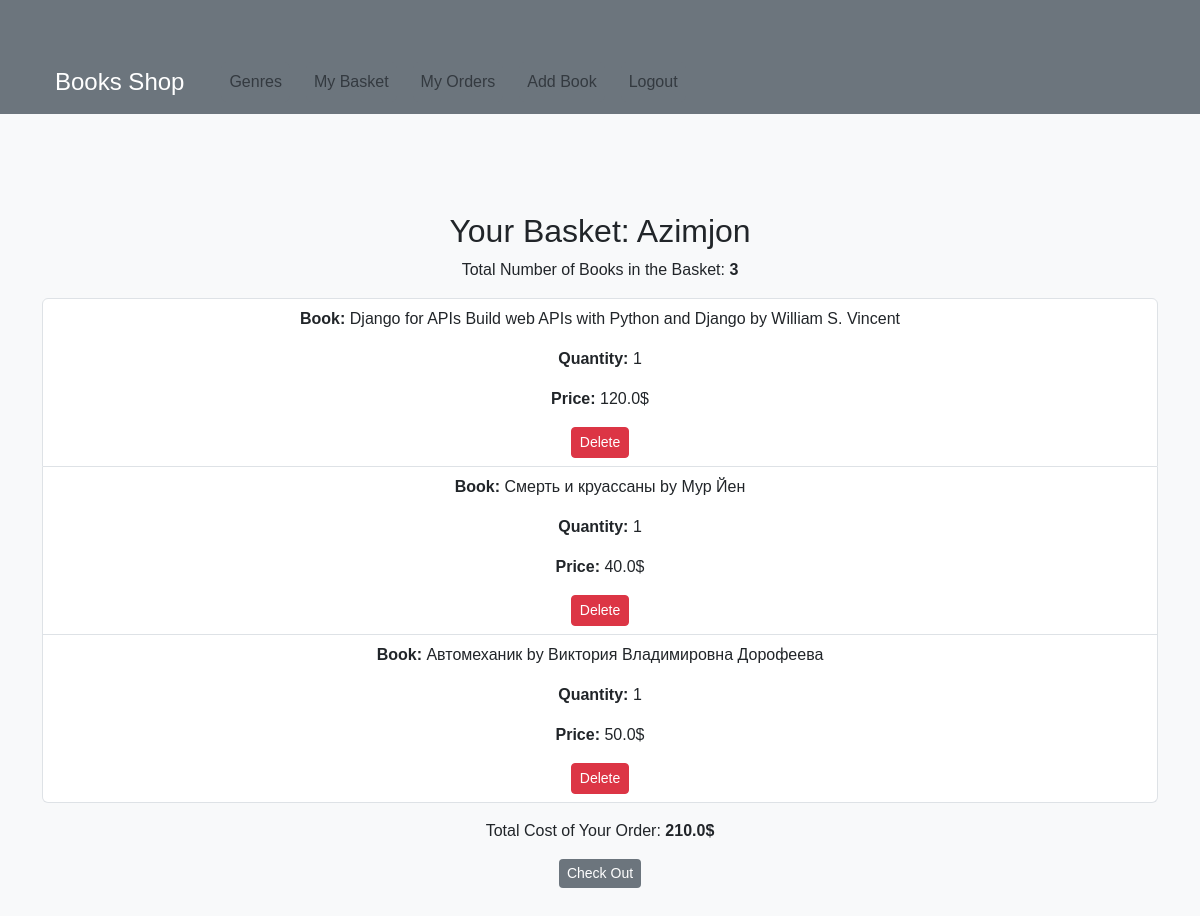
/basket/ (signed in), run on an earlier commit of the app's database.
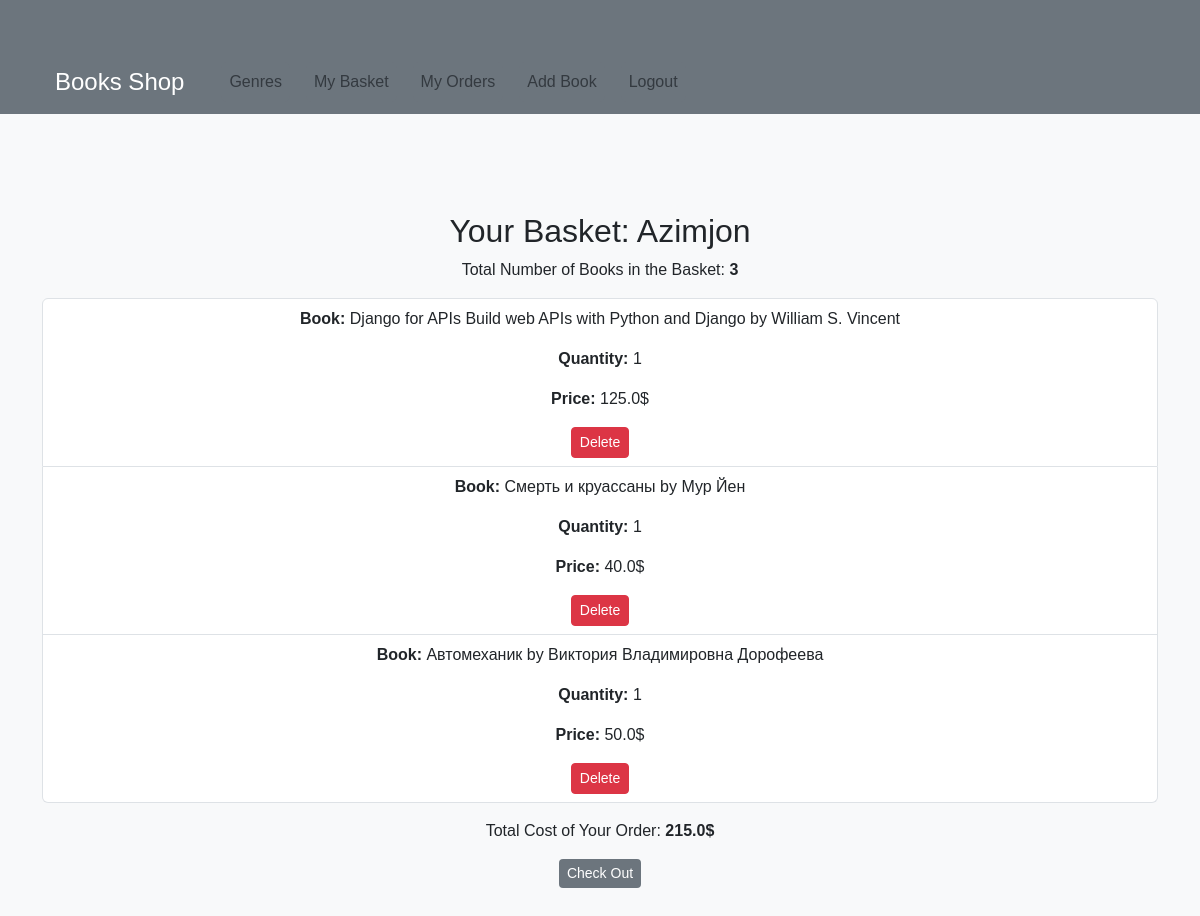
And on a later commit of the database.
### products/models.py (models this page shows, shortened)
class Basket(models.Model):
    user = models.ForeignKey(User, on_delete=models.CASCADE, null=True, blank=True)
    product = models.ForeignKey(Products, on_delete=models.CASCADE, related_name='books')
    quantity = models.PositiveIntegerField(default=0)
    data_created = models.DateTimeField(auto_now_add=True)
    objects = BasketQuerySet.as_manager()
    def sum(self):
        return self.quantity * self.product.price

class Products(models.Model):
    user = models.ForeignKey(User, on_delete=models.CASCADE)
    name = models.CharField(max_length=255)
    author = models.CharField(max_length=255, blank=True, null=True)
    description = models.TextField()
    price = models.FloatField()
    categories = models.ForeignKey(Categories, on_delete=models.CASCADE, related_name='books')
    stock = models.IntegerField()
    data_created = models.DateTimeField(auto_now_add=True)
    class Meta:
        verbose_name_plural = "Books"
        verbose_name = "Book"

### products/views.py (the view)
# urls.py: path('basket/', baskets_detail, name='basket'),
@login_required()
def baskets_detail(request):
    baskets = Basket.objects.filter(user=request.user)
    return render(request, 'products/baskets_detail.html', {'baskets': baskets})

### products/models.py (called while the page is built)
    def total_sum(self):
        return sum(basket.sum() for basket in self)

    def total_quantity(self):
        return sum(basket.quantity for basket in self)

### products/templates/products/baskets_detail.html (shortened to what this page needs)
{% extends 'products/base.html' %}
{% block content %}
    <div class="container mt-5">
        {% if baskets %}
            <h2>Your Basket: {{ user }}</h2>
            <p>Total Number of Books in the Basket: <b>{{ baskets.total_quantity }}</b></p>
            <ul class="list-group mt-3">
                {% for basket in baskets %}
                    <li class="list-group-item">
                        <p><b>Book:</b> {{ basket.product.name }} by {{ basket.product.author }}</p>
                        <p><b>Quantity:</b> {{ basket.quantity }}</p>
                        <p><b>Price:</b> {{ basket.sum }}$</p>
                        <a href="{% url 'basket_remove' basket.pk %}" class="btn btn-danger btn-sm">Delete</a>
                    </li>
                {% endfor %}
            </ul>
            <p class="mt-3">Total Cost of Your Order: <b>{{ baskets.total_sum }}$</b></p>
            <a href="{% url 'add_to_order'%}" class="btn btn-primary btn-sm">Check Out</a><br><br><br>
        {% else %}
            <h2>Sorry, Your Shopping Cart is Empty</h2>
        {% endif %}
    </div><br><br><br>
{% endblock %}

What changed in the data, as far as the page shows it:
changed through a linked row, Basket "Django for APIs Build web APIs with Python and Django": sum "120.0" → "125.0"; total_sum "210.0" → "215.0"
